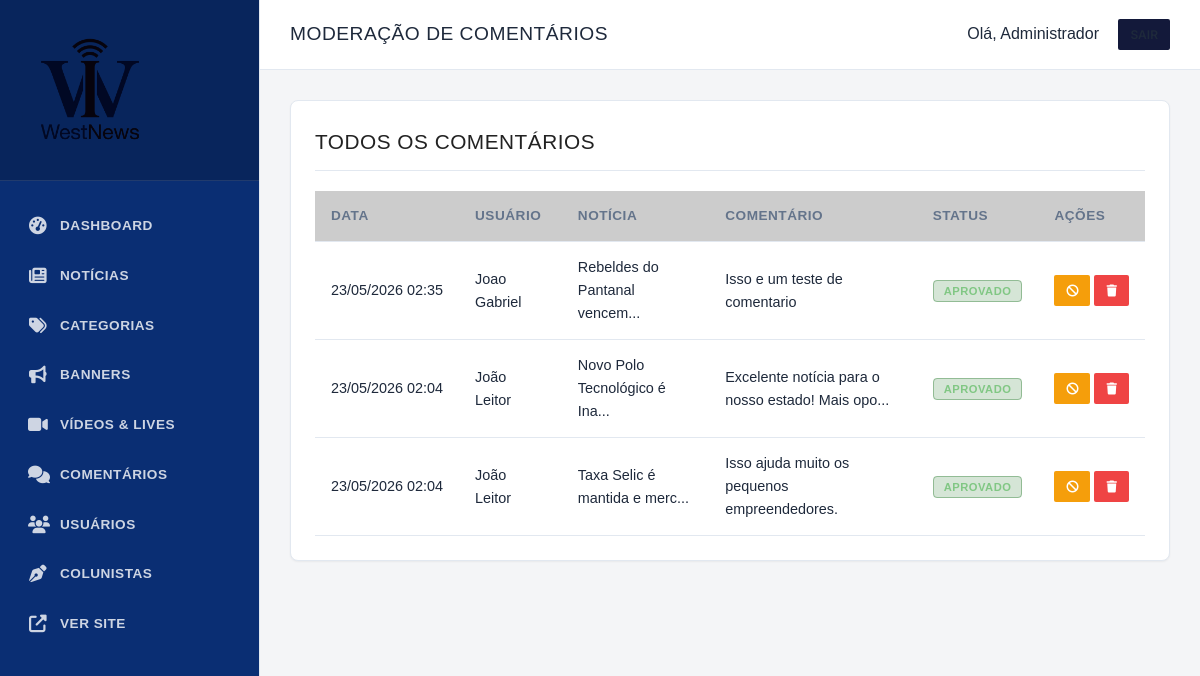
The page /admin/comentarios.php (signed in) on the database its author committed.
### tables this page shows
CREATE TABLE `comentarios` (
  `id` INTEGER PRIMARY KEY AUTOINCREMENT,
  `noticia_id` INTEGER NOT NULL,
  `usuario_id` INTEGER NOT NULL,
  `conteudo` TEXT NOT NULL,
  `status` TEXT DEFAULT 'aprovado',
  `criado_em` TIMESTAMP DEFAULT CURRENT_TIMESTAMP,
  FOREIGN KEY (`noticia_id`) REFERENCES `noticias` (`id`) ON DELETE CASCADE,
  FOREIGN KEY (`usuario_id`) REFERENCES `usuarios` (`id`) ON DELETE CASCADE
);

CREATE TABLE `usuarios` (
  `id` INTEGER PRIMARY KEY AUTOINCREMENT,
  `nome` TEXT NOT NULL,
  `email` TEXT NOT NULL UNIQUE,
  `senha` TEXT NOT NULL,
  `tipo` TEXT DEFAULT 'user',
  `foto_perfil` TEXT DEFAULT NULL,
  `bio` TEXT,
  `criado_em` TIMESTAMP DEFAULT CURRENT_TIMESTAMP,
  `atualizado_em` TIMESTAMP DEFAULT CURRENT_TIMESTAMP
, verificado INTEGER DEFAULT 0, token_verificacao TEXT DEFAULT NULL, created_at DATETIME);

CREATE TABLE `noticias` (
  `id` INTEGER PRIMARY KEY AUTOINCREMENT,
  `titulo` TEXT NOT NULL,
  `subtitulo` TEXT DEFAULT NULL,
  `slug` TEXT NOT NULL UNIQUE,
  `conteudo` TEXT NOT NULL,
  `imagem_destacada` TEXT DEFAULT NULL,
  `legenda_imagem` TEXT DEFAULT NULL,
  `autor_id` INTEGER NOT NULL,
  `categoria_id` INTEGER NOT NULL,
  `visualizacoes` INTEGER DEFAULT 0,
  `status` TEXT DEFAULT 'rascunho',
  `destaque` INTEGER DEFAULT 0,
  `urgente` INTEGER DEFAULT 0,
  `criado_em` TIMESTAMP DEFAULT CURRENT_TIMESTAMP,
  `atualizado_em` TIMESTAMP DEFAULT CURRENT_TIMESTAMP, data_agendamento DATETIME DEFAULT NULL, views INTEGER DEFAULT 0, created_at DATETIME, updated_at DATETIME,
  FOREIGN KEY (`autor_id`) REFERENCES `usuarios` (`id`) ON DELETE CASCADE,
  FOREIGN KEY (`categoria_id`) REFERENCES `categorias` (`id`) ON DELETE CASCADE
);

### includes/functions.php (called while the page is built, shortened)
<?php
function escape($string) {
    return htmlspecialchars($string, ENT_QUOTES, 'UTF-8');
}
function getCsrfToken() {
    return $_SESSION['csrf_token'];
}

### admin/comentarios.php (the view, shortened to what this page needs)
<?php
require_once __DIR__ . '/includes/header.php';
$pdo = Database::getInstance();
$comentarios = $pdo->query("SELECT c.*, u.nome as usuario_nome, n.titulo as noticia_titulo
                            FROM comentarios c
                            JOIN usuarios u ON c.usuario_id = u.id
                            JOIN noticias n ON c.noticia_id = n.id
                            ORDER BY c.criado_em DESC")->fetchAll();
?>
<div class="card">
    <h3 style="margin-bottom: 20px;">Todos os Comentários</h3>
    <div class="table-responsive">
        <table>
            <thead>
                <tr>
                    <th>Data</th>
                    <th>Usuário</th>
                    <th>Notícia</th>
                    <th>Comentário</th>
                    <th>Status</th>
                    <th>Ações</th>
                </tr>
            </thead>
            <tbody>
                <?php foreach ($comentarios as $com): ?>
                <tr>
                    <td style="white-space: nowrap;"><?= date('d/m/Y H:i', strtotime($com['criado_em'])) ?></td>
                    <td><?= escape($com['usuario_nome']) ?></td>
                    <td><?= escape(mb_strimwidth($com['noticia_titulo'], 0, 30, '...')) ?></td>
                    <td><?= escape(mb_strimwidth($com['conteudo'], 0, 50, '...')) ?></td>
                    <td>
                        <?php
                        if ($com['status'] === 'aprovado') echo '<span class="badge badge-success">Aprovado</span>';
                        elseif ($com['status'] === 'rejeitado') echo '<span class="badge" style="background-color:#fee2e2; color:#991b1b;">Rejeitado</span>';
                        else echo '<span class="badge badge-warning">Pendente</span>';
                        ?>
                    </td>
                    <td style="white-space: nowrap;">
                        <?php if ($com['status'] !== 'rejeitado'): ?>
                            <a href="?action=reject&id=<?= $com['id'] ?>&token=<?= getCsrfToken() ?>" class="btn btn-sm" style="background-color: #f59e0b;" title="Rejeitar"><i class="fas fa-ban"></i></a>
                        <?php endif; ?>
                        <a href="?action=delete&id=<?= $com['id'] ?>&token=<?= getCsrfToken() ?>" class="btn btn-sm" style="background-color: #ef4444;" onclick="return confirm('Excluir comentário permanentemente?')" title="Excluir"><i class="fas fa-trash"></i></a>
                    </td>
                </tr>
                <?php endforeach; ?>
            </tbody>
        </table>
    </div>
</div>
<?php require_once __DIR__ . '/includes/footer.php'; ?>

### assets/css/style.css (style rules this page uses)
:root { --color-primary: #13193a; --color-primary-light: #1d2657; --color-accent: #CC0000; --color-text: #222222; --color-text-muted: #666666; --color-bg: #FFFFFF; --color-surface: #F8F9FA; --color-border: #E5E5E5; --color-footer-bg: #111111; --color-footer-text: #CCCCCC; --font-title: 'Merriweather', serif; --font-family: 'Inter', sans-serif; --shadow-sm: 0 1px 3px rgba(0,0,0,0.05); --transition: all 0.2s ease-in-out; }
* { margin: 0; padding: 0; box-sizing: border-box; }
body { font-family: var(--font-family); background-color: var(--color-bg); color: var(--color-text); line-height: 1.5; -webkit-font-smoothing: antialiased; }
a { text-decoration: none; color: inherit; transition: var(--transition); }
h1, h2, h3, h4, h5, h6 { font-family: var(--font-title); font-weight: 700; color: var(--color-text); }
.btn { display: inline-block; padding: 10px 20px; background-color: var(--color-primary); color: #fff; font-family: var(--font-family); font-weight: 600; font-size: 0.9rem; text-transform: uppercase; border: none; cursor: pointer; border-radius: 2px; }

### assets/css/admin.css (style rules this page uses)
:root { --admin-bg: #f4f5f7; --admin-surface: #ffffff; --admin-sidebar: #0a2e73; --admin-sidebar-hover: #113f9c; --admin-sidebar-text: #ffffff; --admin-text: #1e293b; --admin-text-light: #64748b; --admin-primary: #0a2e73; --admin-accent: #c8102e; --admin-border: #e2e8f0; --shadow-sm: 0 1px 2px 0 rgba(0, 0, 0, 0.05); --shadow-md: 0 4px 6px -1px rgba(0, 0, 0, 0.1); }
body { margin: 0; font-family: 'Montserrat', sans-serif; background-color: var(--admin-bg); color: var(--admin-text); line-height: 1.6; }
h1, h2, h3, h4, h5, h6 { font-family: 'Bebas Neue', sans-serif; font-weight: 400; text-transform: uppercase; letter-spacing: 0.5px; }
.card { background: var(--admin-surface); border-radius: 8px; border: 1px solid var(--admin-border); box-shadow: var(--shadow-sm); padding: 24px; margin-bottom: 30px; color: var(--admin-text); }
.card h3 { font-size: 1.3rem; margin-top: 0; border-bottom: 1px solid var(--admin-border); padding-bottom: 12px; margin-bottom: 20px; }
.table-responsive { overflow-x: auto; }
table { width: 100%; border-collapse: collapse; }
table th, table td { padding: 14px 16px; text-align: left; border-bottom: 1px solid var(--admin-border); }
table th { background-color: rgba(0, 0, 0, 0.2); font-weight: 700; font-size: 0.85rem; text-transform: uppercase; letter-spacing: 0.5px; color: var(--admin-text-light); }
table td { font-size: 0.9rem; color: var(--admin-text); }
.badge { padding: 4px 10px; border-radius: 4px; font-size: 0.7rem; font-weight: 700; text-transform: uppercase; letter-spacing: 0.5px; }
.badge-success { background-color: rgba(46, 125, 50, 0.2); color: #81c784; border: 1px solid rgba(46, 125, 50, 0.4); }
.btn-sm { padding: 6px 12px; font-size: 0.75rem; }

### rows shown on the page
comentarios: criado_em "23/05/2026 02:35", usuario.nome "Joao Gabriel", noticia.titulo "Rebeldes do Pantanal vencem...", conteudo "Isso e um teste de comentario", status "APROVADO"
comentarios: criado_em "23/05/2026 02:04", usuario.nome "João Leitor", noticia.titulo "Novo Polo Tecnológico é Ina...", conteudo "Excelente notícia para o nosso estado! Mais opo...", status "APROVADO"
comentarios: criado_em "23/05/2026 02:04", usuario.nome "João Leitor", noticia.titulo "Taxa Selic é mantida e merc...", conteudo "Isso ajuda muito os pequenos empreendedores.", status "APROVADO"

### other values the page prints
$page_title "MODERAÇÃO DE COMENTÁRIOS"
$_SESSION['user_nome'] "Administrador"
